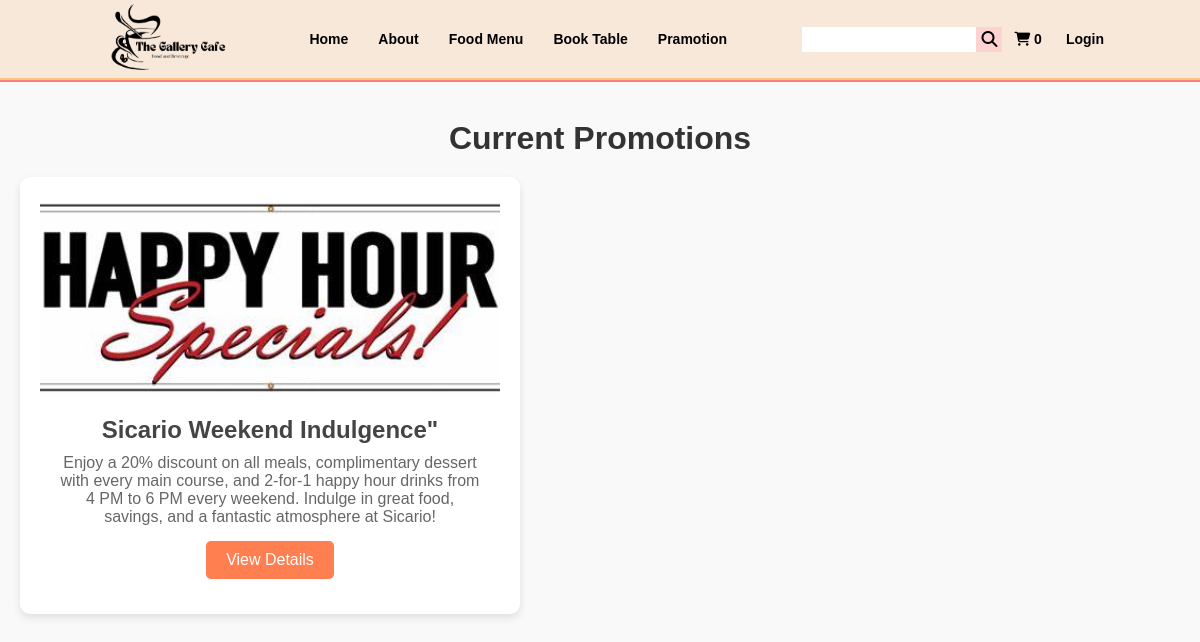
The page /GalleryCafe/Customer/Pages/pramotion.php on the database its author committed.
### tables this page shows
CREATE TABLE `promotions` (
  `id` int(11) NOT NULL,
  `title` varchar(255) NOT NULL,
  `image` varchar(255) DEFAULT NULL,
  `description` text DEFAULT NULL,
  `start_date` date DEFAULT NULL,
  `end_date` date DEFAULT NULL,
  `status` enum('Active','Inactive') DEFAULT 'Active'
);

### GalleryCafe/Customer/Pages/pramotion.php (the view, shortened to what this page needs)
<!DOCTYPE html>
<html lang="en">
<head>
    <link rel="stylesheet" href="../CSS/event.css">
</head>
<body>
<?php
    include '../php/header.php';
?>
    <section class="promotions-section">
        <h2>Current Promotions</h2>
        <div class="promotions-grid">
            <?php
            include '../php/config.php';
            $sql = "SELECT * FROM promotions WHERE status='Active'";
            $result = $conn->query($sql);
            if ($result->num_rows > 0) {
                while ($row = $result->fetch_assoc()) {
                    echo '<div class="promotion-card">';
                    echo '<img src="' . htmlspecialchars($row['image']) . '" alt="' . htmlspecialchars($row['title']) . '">';
                    echo '<div class="promo-details">';
                    echo '<h3>' . htmlspecialchars($row['title']) . '</h3>';
                    echo '<p>' . htmlspecialchars($row['description']) . '</p>';
                    echo '<button class="cta-button" onclick="openModal(\'' . htmlspecialchars($row['title']) . '\', \'' . htmlspecialchars($row['description']) . '\', \'' . htmlspecialchars($row['start_date']) . '\', \'' . htmlspecialchars($row['end_date']) . '\')">View Details</button>';
                    echo '</div></div>';
                }
            } else {
                echo '<p>No current promotions available.</p>';
            }
            ?>
        </div>
    </section>
</body>
</html>

### GalleryCafe/Customer/php/header.php (shortened to what this page needs)
<!DOCTYPE html>
<html lang="en">
<head>
    <link rel="stylesheet" href="../CSS/style.css">
    <link rel="stylesheet" href="https://cdnjs.cloudflare.com/ajax/libs/font-awesome/6.1.1/css/all.min.css" />
</head>
<body>
<header>
    <div class="header">
    <div class="logo">
             <img src="../Image/Logo.png" alt="" class="">
         </div>
         <div class="nav">
                <ul>
                    <a href="index.php">
                        <li>Home</li>
                    </a>
                    <a href="about.php">
                        <li>About</li>
                    </a>
                    <a href="menu.php">
                        <li>Food Menu</li>
                    </a>
                    <a href="booking.php">
                        <li>Book Table</li>
                    </a>
                    <a href="pramotion.php">
                     <li>Pramotion</li>
                 </a>
                </ul>
            </div>
        <div class="headerbar">
            <div class="account">
                <ul>
                     <div class="search" id="searchinput1">
                        <input type="search">
                        <i class="fa-solid fa-magnifying-glass srchicon"></i>
                    </div>
                    <a href="../Pages/cart.php">
                            <li>
                                <i class="fa-solid fa-shopping-cart" id="cart-icon"></i>
                                <span id="cartCount">0</span>
                            </li>
                        </a>
                    <?php if (isset($_SESSION['logged_in']) && $_SESSION['logged_in'] === true): ?>
                     <a href="user_profile.php">
                      <li>
                        <i class="fa-solid fa-user"></i> <?php echo htmlspecialchars($_SESSION['user_name']); ?>
                      </li>
                     </a>
                       <a href="logout.php">
                      <li>Logout</li>
                       </a>
                        <?php else: ?>
                    <a href="login.html">
                       <li>Login</li>
                   </a>
                    <?php endif; ?>
                </ul>
            </div>
        </div>
    </div>
</header>
</body>
</html>

### GalleryCafe/Customer/CSS/event.css (style rules this page uses)
body { font-family: Arial, sans-serif; background-color: #f9f9f9; margin: 0; padding: 0; color: #333; }
h2 { text-align: center; font-size: 2rem; margin-top: 20px; color: #333; }
.promotions-section { max-width: 1200px; margin: 0 auto; padding: 20px; }
.promotions-grid { display: grid; grid-template-columns: repeat(2, 1fr); gap: 30px; margin-top: 20px; }
.promotion-card { min-width: 500px; width: 500px; padding: 20px; background-color: #fff; border-radius: 10px; box-shadow: 0 4px 8px rgba(0, 0, 0, 0.1); overflow: hidden; transition: transform 0.3s ease-in-out; }
.promotion-card img { width: 100%; height: 200px; object-fit: cover; }
.promo-details { padding: 15px; text-align: center; }
.promo-details h3 { font-size: 1.5rem; margin-bottom: 10px; color: #444; }
.promo-details p { font-size: 1rem; color: #666; margin-bottom: 15px; }
.cta-button { background-color: #ff7f50; color: #fff; border: none; padding: 10px 20px; border-radius: 5px; font-size: 1rem; cursor: pointer; transition: background-color 0.3s ease; }

### GalleryCafe/Customer/CSS/style.css (style rules this page uses)
* { margin: 0; padding: 0; box-sizing: border-box; list-style: none; text-decoration: none; color: black; font-family: Verdana, Geneva, Tahoma, sans-serif; }
.headerbar { display: none; }
.logo img { width: 150px; }
.headerbar { display: flex; flex-direction: column; font-family: Verdana, Geneva, Tahoma, sans-serif; font-weight: bold; }
.headerbar .account li { padding: 8px 12px; color: rgb(0, 0, 0); font-size: 14px; transition: background-color 0.3s; }
@media (min-width: 801px) { .headerbar { display: flex; } }
.header { display: flex; justify-content: space-between; align-items: center; height: 80px; padding: 0 7vw; background-color: rgb(248,232,217); border-bottom: 2px solid rgb(252,196,124); box-shadow: 0 2px rgb(253,124,124); }
.header ul { display: flex; align-items: center; }
.nav ul li { padding: 0 15px; font-size: 14px; font-weight: bold; }
.account { flex: 0.1 }
.account ul { display: flex; justify-content: end; }
.account ul li { padding: 0 15px; font-size: 18px; }
.search { display: flex; width: 200px; justify-content: center; }
.search input { width: 100%; outline: none; border: none; padding: 5px; }
.srchicon { background-color: rgb(255,210,210); display: block; padding: 4px 5px; cursor: pointer; }

### rows shown on the page
promotions: image (picture), title "Sicario Weekend Indulgence\"", description "Enjoy a 20% discount on all meals, complimentary dessert with every main course, and 2-for-1 happy hour drinks from 4 PM to 6 PM every weekend. Indulge in great food, savings, and a fantastic atmosphere at Sicario!"
